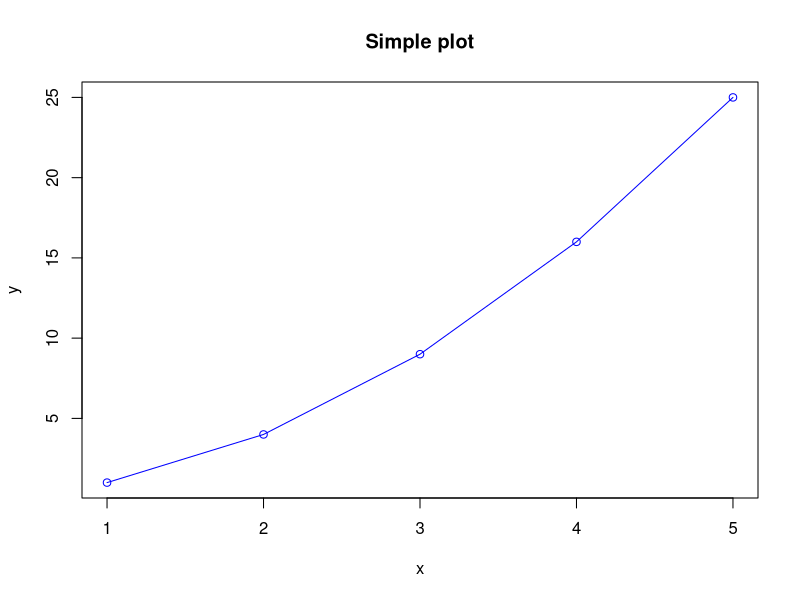

Recreate this plot in R.
## ---- chunk 1
#| fig-width: 4
#| fig-height: 3
#| out-width: "100%"
x <- c(1, 2, 3, 4, 5)
y <- c(1, 4, 9, 16, 25)

plot(x, y, type = "o", col = "blue", main = "Simple plot", xlab = "x", ylab = "y")
